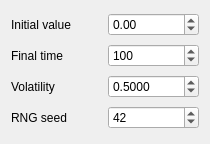
<?xml version="1.0" encoding="UTF-8"?>
<ui version="4.0">
 <class>QtBrownianMotionParametersWidget</class>
 <widget class="QWidget" name="QtBrownianMotionParametersWidget">
  <property name="geometry">
   <rect>
    <x>0</x>
    <y>0</y>
    <width>210</width>
    <height>144</height>
   </rect>
  </property>
  <property name="windowTitle">
   <string/>
  </property>
  <layout class="QGridLayout" name="gridLayout">
   <item row="4" column="1">
    <widget class="QSpinBox" name="box_seed">
     <property name="maximum">
      <number>1000</number>
     </property>
     <property name="value">
      <number>42</number>
     </property>
    </widget>
   </item>
   <item row="3" column="0">
    <widget class="QLabel" name="label_volatility">
     <property name="toolTip">
      <string>sigma</string>
     </property>
     <property name="text">
      <string>Volatility</string>
     </property>
    </widget>
   </item>
   <item row="3" column="1">
    <widget class="QDoubleSpinBox" name="box_volatility">
     <property name="decimals">
      <number>4</number>
     </property>
     <property name="minimum">
      <double>-1000.000000000000000</double>
     </property>
     <property name="maximum">
      <double>1000.000000000000000</double>
     </property>
     <property name="singleStep">
      <double>0.100000000000000</double>
     </property>
     <property name="value">
      <double>0.500000000000000</double>
     </property>
    </widget>
   </item>
   <item row="0" column="0">
    <widget class="QLabel" name="label_init_x">
     <property name="text">
      <string>Initial value</string>
     </property>
    </widget>
   </item>
   <item row="1" column="0">
    <widget class="QLabel" name="label_t_end">
     <property name="text">
      <string>Final time</string>
     </property>
    </widget>
   </item>
   <item row="1" column="1">
    <widget class="QSpinBox" name="box_t_end">
     <property name="maximum">
      <number>10000</number>
     </property>
     <property name="value">
      <number>100</number>
     </property>
    </widget>
   </item>
   <item row="4" column="0">
    <widget class="QLabel" name="label_seed">
     <property name="text">
      <string>RNG seed</string>
     </property>
    </widget>
   </item>
   <item row="0" column="1">
    <widget class="QDoubleSpinBox" name="box_init_x">
     <property name="minimum">
      <double>-1000.000000000000000</double>
     </property>
     <property name="maximum">
      <double>1000.000000000000000</double>
     </property>
    </widget>
   </item>
  </layout>
 </widget>
 <tabstops>
  <tabstop>box_init_x</tabstop>
  <tabstop>box_t_end</tabstop>
  <tabstop>box_volatility</tabstop>
  <tabstop>box_seed</tabstop>
 </tabstops>
 <resources/>
 <connections/>
</ui>
